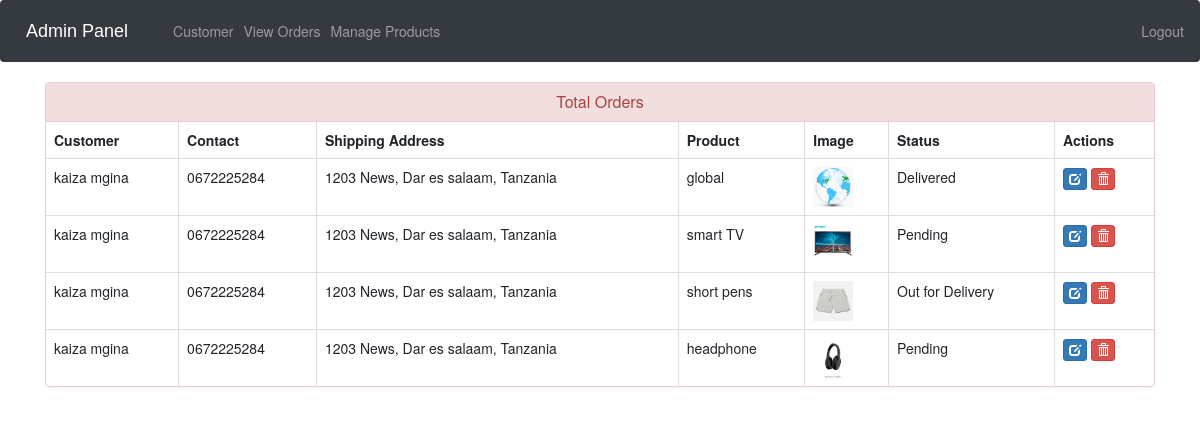
Screenshot of /admin-view-booking (signed in) with the database file from the repository.
### ecom/models.py (models this page shows, shortened)
class Customer(models.Model):
    user=models.OneToOneField(User,on_delete=models.CASCADE)
    profile_pic= models.ImageField(upload_to='profile_pic/CustomerProfilePic/',null=True,blank=True)
    address = models.CharField(max_length=40)
    mobile = models.CharField(max_length=20,null=False)
    @property
    def get_name(self):
        return self.user.first_name+" "+self.user.last_name

class Orders(models.Model):
    STATUS =(
        ('Pending','Pending'),
        ('Order Confirmed','Order Confirmed'),
        ('Out for Delivery','Out for Delivery'),
        ('Delivered','Delivered'),
    )
    customer=models.ForeignKey('Customer', on_delete=models.CASCADE,null=True)
    product=models.ForeignKey('Product',on_delete=models.CASCADE,null=True)
    email = models.CharField(max_length=50,null=True)
    address = models.CharField(max_length=500,null=True)
    mobile = models.CharField(max_length=20,null=True)
    order_date= models.DateField(auto_now_add=True,null=True)
    status=models.CharField(max_length=50,null=True,choices=STATUS)

class Product(models.Model):
    name=models.CharField(max_length=40)
    product_image= models.ImageField(upload_to='product_image/',null=True,blank=True)
    price = models.PositiveIntegerField()
    description=models.CharField(max_length=40)

### ecom/views.py (the view)
# urls.py: path('admin-view-booking', views.admin_view_booking_view,name='admin-view-booking'),
@login_required(login_url='adminlogin')
def admin_view_booking_view(request):
    orders=models.Orders.objects.all()
    ordered_products=[]
    ordered_bys=[]
    for order in orders:
        ordered_product=models.Product.objects.all().filter(id=order.product.id)
        ordered_by=models.Customer.objects.all().filter(id = order.customer.id)
        ordered_products.append(ordered_product)
        ordered_bys.append(ordered_by)
    return render(request,'ecom/admin_view_booking.html',{'data':zip(ordered_products,ordered_bys,orders)})

### templates/ecom/admin_view_booking.html (shortened to what this page needs)
{% extends 'ecom/admin_base.html' %}
{% load static %}
{% block content %}
<head>
  <link href="//netdna.bootstrapcdn.com/bootstrap/3.0.0/css/bootstrap.min.css" rel="stylesheet" id="bootstrap-css">
</head>
<div class="container">
  <div class="panel panel-danger">
    <div class="panel-heading">
      <h6 class="panel-title">Total Orders</h6>
    </div>
    <table class="table table-hover table-bordered" id="dev-table">
      <thead>
        <tr>
          <th>Customer</th>
          <th>Contact</th>
          <th>Shipping Address</th>
          <th>Product</th>
          <th>Image</th>
          <th>Status</th>
          <th>Actions</th>
        </tr>
      </thead>
      {% for product,customer,order in data %}
      <tr>
        {% for c in customer %}
        <td> {{c.get_name}}</td>
        <td>{{c.mobile}}</td>
        <td>{{order.address}}</td>
        {% endfor %}
        {% for p in product %}
        <td> {{p.name}}</td>
        <td> <img src="{% static p.product_image.url %}" alt="Profile Pic" height="40px" width="40px" /></td>
        <td>{{order.status}}</td>
        <td><a class="btn btn-primary btn-xs" href="{% url 'update-order' order.id  %}"><span class="glyphicon glyphicon-edit"></span></a>
        <a class="btn btn-danger btn-xs" href="{% url 'delete-order' order.id  %}"><span class="glyphicon glyphicon-trash"></span></a></td>
        {% endfor %}
      </tr>
      {% endfor %}
    </table>
  </div>
</div>
{% endblock content %}

### templates/ecom/admin_view_booking.html (style rules this page uses)
a:link { text-decoration: none; }
h6 { text-align: center; }

### rows the page displays
Orders: address "1203 News, Dar es salaam, Tanzania", status "Delivered"
Customer: get_name "kaiza mgina", mobile "0672225284"
Product: name "global", product_image (picture)
Orders: address "1203 News, Dar es salaam, Tanzania", status "Pending"
Product: name "smart TV", product_image (picture)
Orders: address "1203 News, Dar es salaam, Tanzania", status "Out for Delivery"
Product: name "short pens", product_image (picture)
Orders: address "1203 News, Dar es salaam, Tanzania", status "Pending"
Product: name "headphone", product_image (picture)
